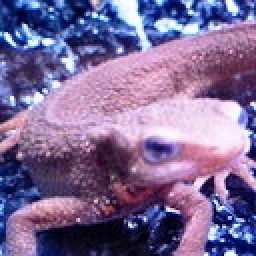
#> input picture q30/img/23q_ans.jpg, 128 x 128 px (shown 2 times larger)
$ python hist.py   (older library calls are emulated)
#> lines starting #> are read from the running program, lines starting #| are printed output that depends on the picture
import cv2
import numpy as np
import matplotlib.pyplot as plt

# cv2.imreadでnumpy.ndarrayが得られる
# (height, width, channels)でBGR順．
# 何もしないとdtype = uint8で読み込み．

# numpy.ndarray.astypeを使って形式の変換
# 例:a = a.astype(np.float)/255.0で[0, 255] --> [0, 1.0]幅
# 例:a = a.astype(np.float)/128 - 1.0で[0, 255] --> [-1.0, 1.0)幅

img = cv2.imread("img/23q_ans.jpg").astype(np.float)

# http://labs.eecs.tottori-u.ac.jp/sd/Member/oyamada/OpenCV/html/py_tutorials/py_imgproc/py_histograms/py_histogram_begins/py_histogram_begins.html

plt.hist(img.ravel(), bins=255, rwidth=0.8, range=(0, 255))
plt.show()
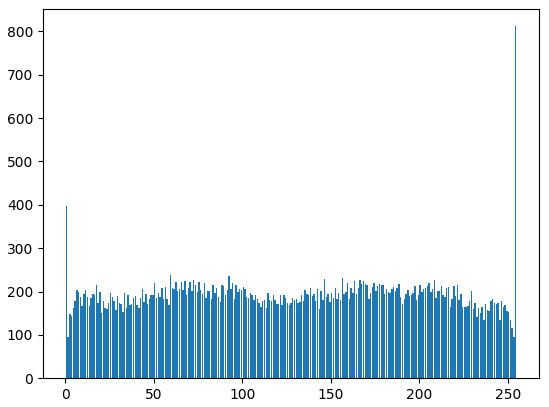
#> figure drawn by matplotlib, 1 panel; tallest bar 812 high, from x = 254.1 to 254.9

$ run again, with q30/img/26q_failed.jpg copied over q30/img/23q_ans.jpg
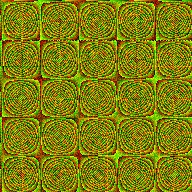
#> input picture q30/img/26q_failed.jpg, 192 x 192 px
#> `plt.show()`:
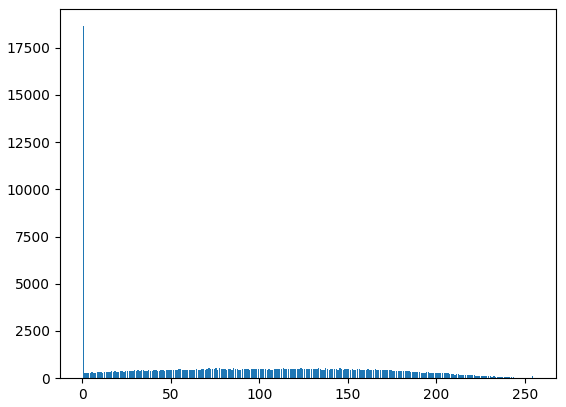
#> figure drawn by matplotlib, 1 panel; tallest bar 18639 high, from x = 0.1 to 0.9

$ run again, with q30/img/30q_ans1.jpg copied over q30/img/23q_ans.jpg
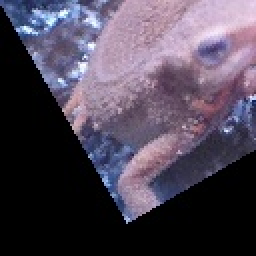
#> input picture q30/img/30q_ans1.jpg, 128 x 128 px (shown 2 times larger)
#> `plt.show()`:
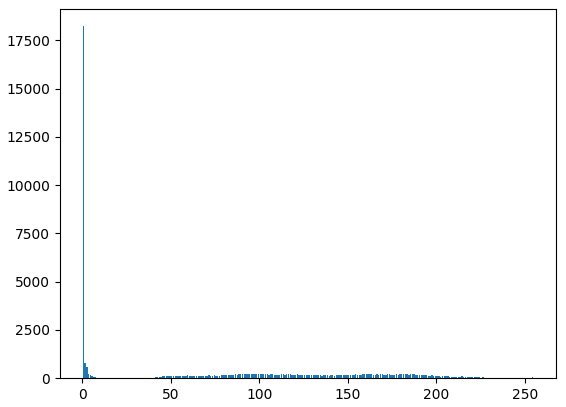
#> figure drawn by matplotlib, 1 panel; tallest bar 18234 high, from x = 0.1 to 0.9
